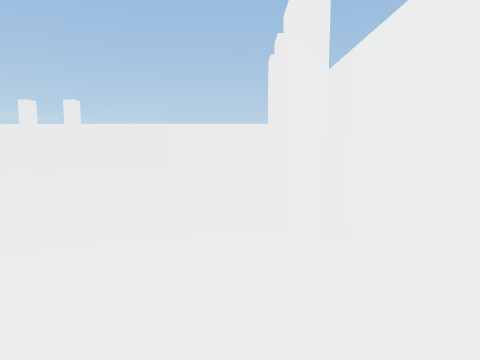
view 1 (above)

16 first-person views from a walk through a 3-D level made in the Unity game engine. The camera is 1.3 m above the floor, tilts 6° down and sees 75° across. The floor is counted in squares, 1 m on a side. Each view is taken from the middle of a square. On the plan, view 1 faces up. The plan holds only what a view shows up to about 14 squares ahead; the rest is blank. The player character is not drawn.

view 2
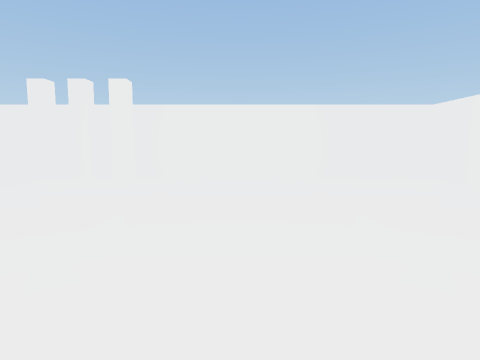

view 3
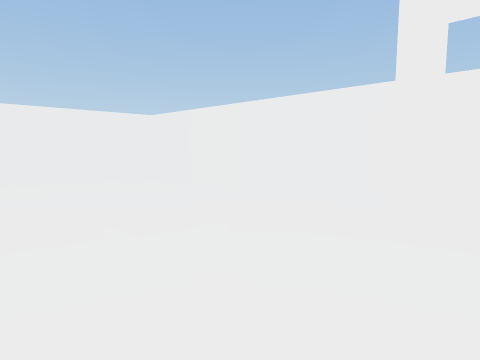

view 4
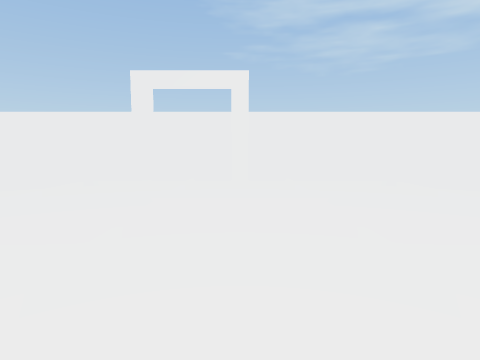

view 5
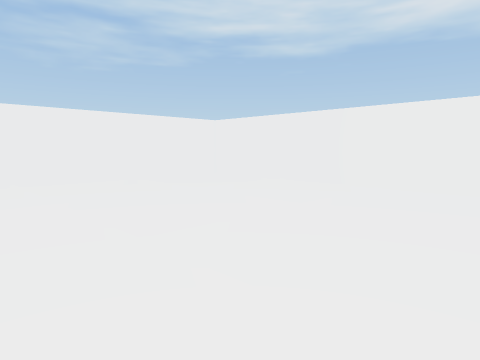

view 6
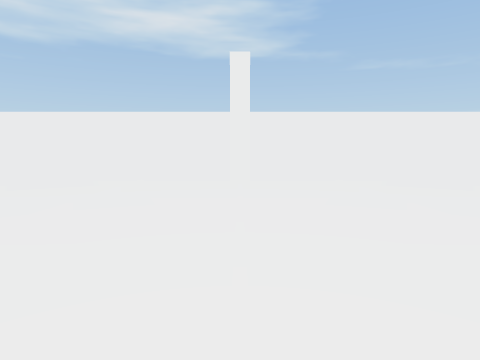

view 7
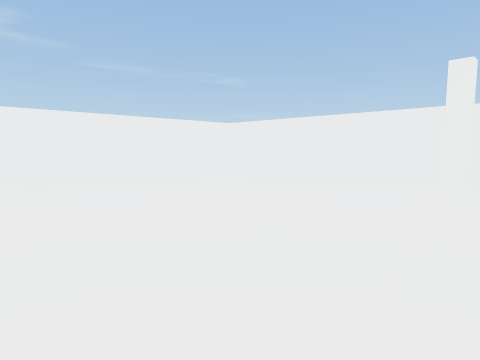

view 8
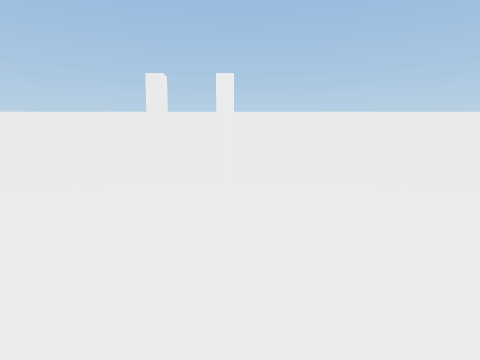

view 9
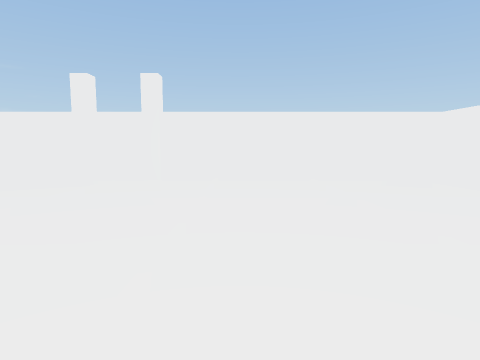

view 10
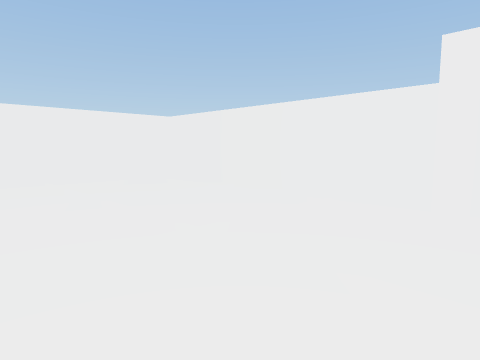

view 11
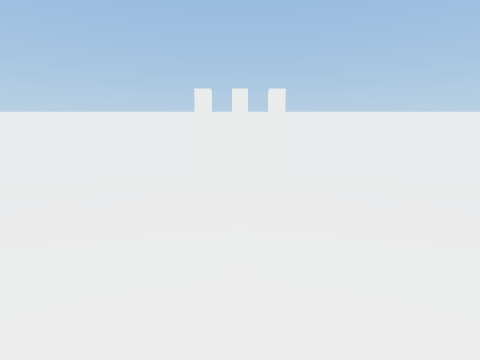

view 12
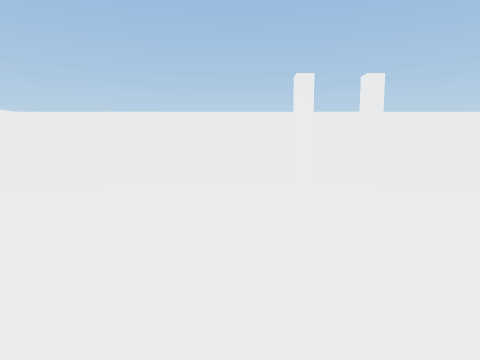

view 13
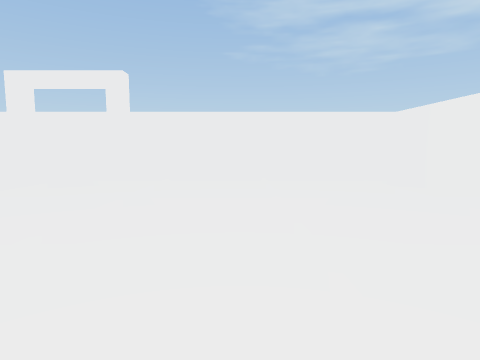

view 14
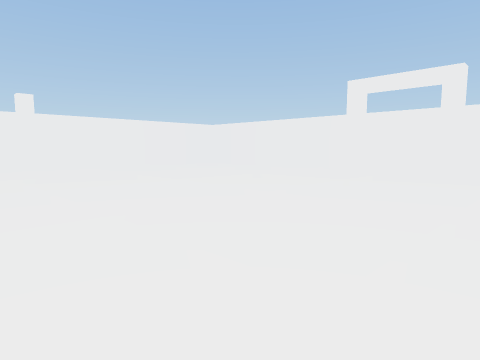

view 15
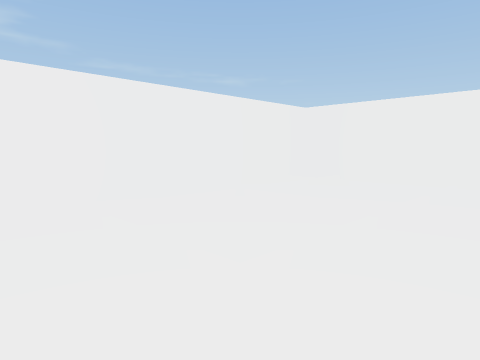

view 16
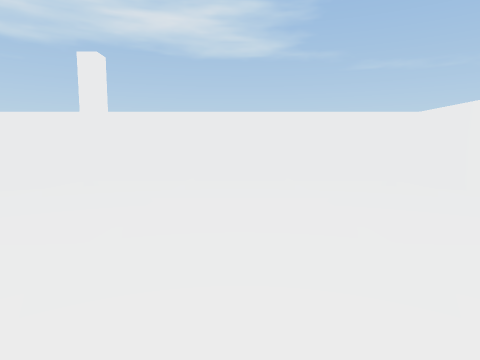

### Floor plan
Key: @ floor where view 1 was taken; # wall or solid block; . floor; / step, stairs or slope; O other object.
Columns run from 26 left of view 1 to 2 right of it. Each row starts with its distance up from view 1.
 21 #############################
 20 #./.../   /.OO/OO./   /   /.#
 19 #///////////////////////////#
 18 #./.../.../.../.../.../.../.#
 17 #./.../.../.../.../.../.../.#
 16 #./.../.../.../.../.../.../.#
 15 #///////////////////////////#
 14 #./.../.../.../.../.../.../.#
 13 #./.../.../.../.../.../.../.#
 12 #./.../.../.../.../.../.../.#
 11 #///////////////////////////#
 10 #./.../.../.../.../.../.../.#
  9 # /.../.../.../.../.../.../O#
  8 # /.../.../.../.../.../.../O#
  7 ##/////////////////////////O#
  6 # /.../.../.../.../.../.../O#
  5 # /.../.../.../.../.../.../O#
  4 # /.../.../.../.../.../.../.#
  3 #///////////////////////////#
  2 # /.../.../.../.../.../.../.#
  1 # /.../.../.../.../.../.../ #
  0 # /.../.../.../.../.../...@ #
 -1 #///////////////////////////#
 -2 #./.../.../.../.../.../.../ #
 -3 #./.../.../.../.../.../.../ #
 -4 #./.../.../.../.../.../.../ #
 -5 #///////////////////////////#
 -6 #./   /   /.#./.#./.../.../.#
 -7 #############################

Positions as (right, up) in squares from view 1, and headings:
1: (0, 0), facing up
2: (-11, 1), facing right
3: (-12, 1), facing down-right
4: (-14, 7), facing down
5: (-14, 7), facing down-left
6: (-12, 7), facing left
7: (-11, 7), facing up-left
8: (-10, 7), facing up
9: (-7, 7), facing up
10: (-7, 7), facing up-right
11: (-12, 7), facing right
12: (-16, 7), facing up
13: (-19, 7), facing down
14: (-17, 9), facing down-right
15: (-18, 9), facing up-left
16: (-12, 13), facing left
